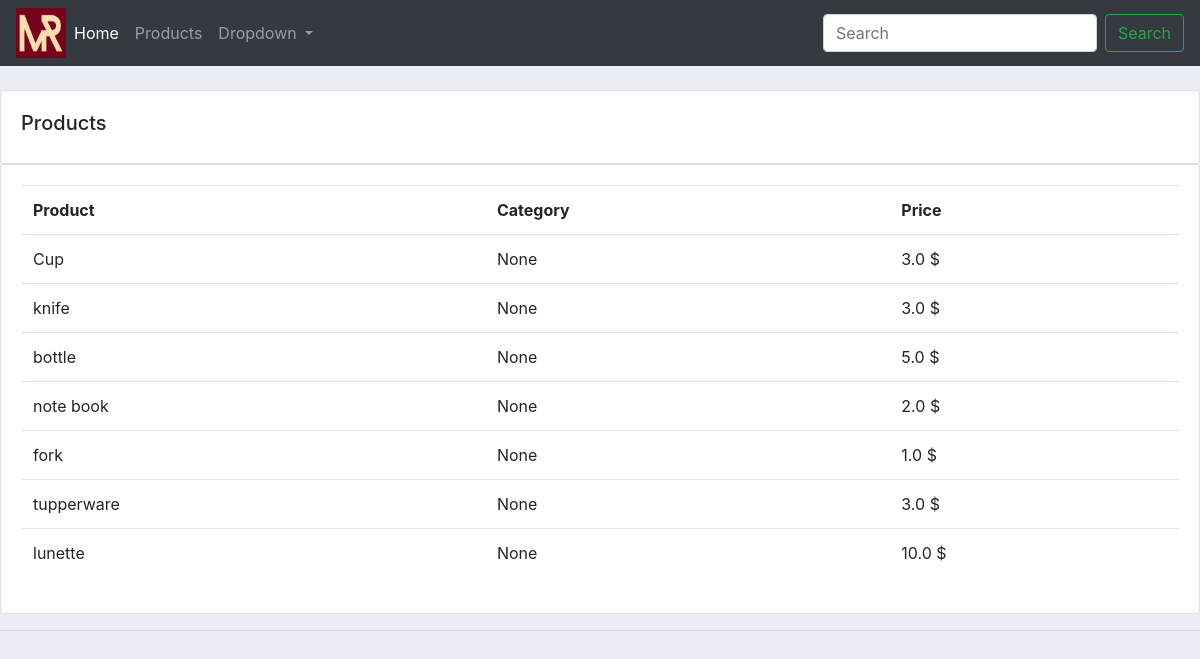
Screenshot of /products/ with the database file from the repository.
### accountsApp/models.py (models this page shows, shortened)
class Product(models.Model):
    CATEGORY = (
        ('Indoor', 'Indoor'),
        ('Outdoor', 'Outdoor'),
    )
    name = models.CharField(max_length=200, null=True)
    price = models.FloatField(null=True)
    category = models.CharField(max_length=200, null=True, choices=CATEGORY)
    description = models.CharField(max_length=200, null=True, blank=True)
    date_created = models.DateField(auto_now_add=True)
    tags = models.ManyToManyField(Tag)

### accountsApp/views.py (the view)
# urls.py: path('products/', views.products, name='products'),
def products(request):
    products = Product.objects.all()
    return render(request, '../templates/products.html', {'products': products})

### templates/products.html
{% extends 'main.html' %}
{% block content %}
<br>
    <div class="row">
    <div class="col-md">
        <div class="card card-body">
            <h5>Products</h5>
        </div>
        <div class="card card-body">
            <table class="table">
                <tr>
                    <th>Product</th>
                    <th>Category</th>
                    <th>Price</th>
                </tr>
                {% for i in products %}
                    <tr>
                        <td> {{ i.name }} </td>
                        <td> {{ i.category }} </td>
                        <td> {{ i.price }} $ </td>
                    </tr>
                {% endfor %}
            </table>
        </div>
    </div>
    </div>
{% endblock %}

### static/css/main.css (style rules this page uses)
body { background-color: #ebeff5; }

### rows the page displays
Product: name "Cup", category "None", price "3.0"
Product: name "knife", category "None", price "3.0"
Product: name "bottle", category "None", price "5.0"
Product: name "note book", category "None", price "2.0"
Product: name "fork", category "None", price "1.0"
Product: name "tupperware", category "None", price "3.0"
Product: name "lunette", category "None", price "10.0"
